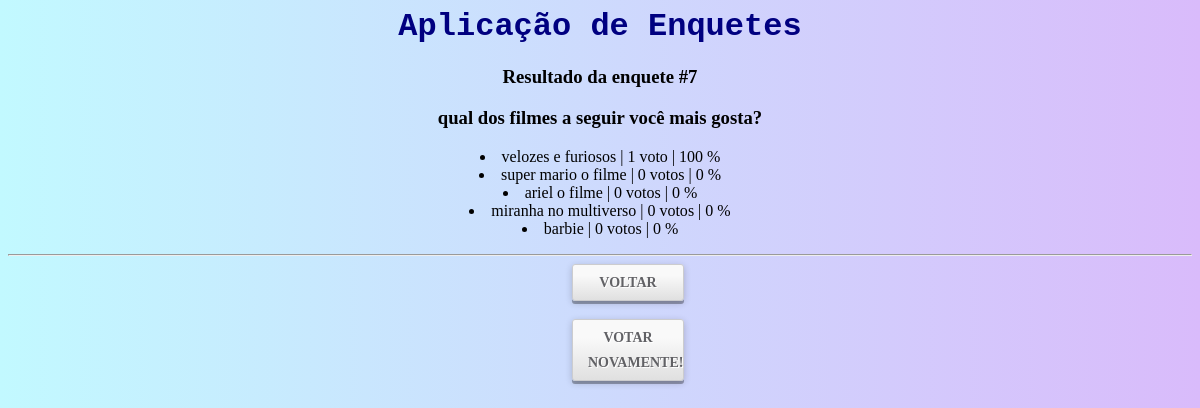
/enquete/7/resultado/, run on an earlier commit of the app's database.
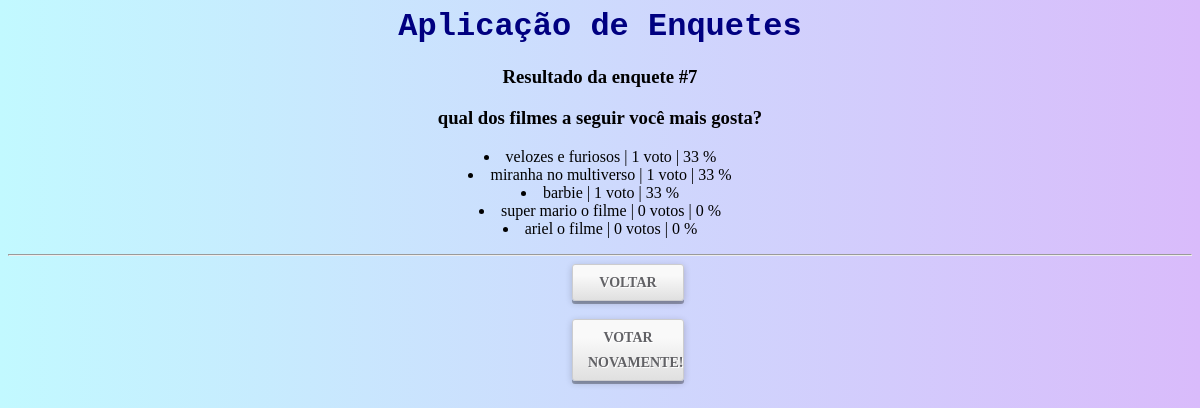
And on a later commit of the database.
### enquete/models.py (models this page shows, shortened)
class Alternativa(models.Model):
    pergunta = models.ForeignKey(Pergunta, on_delete = models.CASCADE)
    texto = models.CharField(max_length = 100)
    votos_quant = models.IntegerField(default = 0)
    def porcentagem(self):
        return (self.votos_quant / self.pergunta.total_de_votos()) * 100

class Pergunta(models.Model):
    enunciado = models.CharField(max_length = 200)
    data_pub = models.DateTimeField('data de publicação')
    data_fim = models.DateField('Data de encerramento', null = True)
    def total_de_votos(self):
        total = 0
        for alt in self.alternativa_set.all():
            total += alt.votos_quant
        return total
    def alternativas_ordenadas(self):
        return self.alternativa_set.order_by('-votos_quant')
    def pubicada_recentemente(self):
        marco_48h = timezone.now() - datetime.timedelta(hours = 48)
        agora = timezone.now()
        return marco_48h <= self.data_pub <= agora
    pubicada_recentemente.admin_order_field = 'data_pub'
    pubicada_recentemente.boolean = True
    pubicada_recentemente.short_description = 'recente?'

### enquete/views.py (the view)
class ResultadoView(View):
    def get(self, request, *args, **kwargs):
        pergunta = get_object_or_404(Pergunta, pk = kwargs['pk'])
        return render(request, 'enquete/resultado.html', {'pergunta': pergunta})

### enquete/templates/enquete/resultado.html (shortened to what this page needs)
<html>
    {% load static %}
    <head>
        <link rel="stylesheet" href="{% static 'mysite/css/style.css' %}">
    </head>
    <body>
        <h1>Aplicação de Enquetes</h1>
        <h3>Resultado da enquete #{{ pergunta.id }}</h3>
        <h3>{{ pergunta.enunciado }}</h3>
        <p>
            {% for alt in pergunta.alternativas_ordenadas %}
                <li>{{ alt.texto }} | {{ alt.votos_quant }} voto{{ alt.votos_quant | pluralize }} | {{alt.porcentagem | floatformat:0}} % </li>
            {% endfor %}
        </p>
        <hr/>
        <a class="botao01" href="{% url 'enquete:index' %}">Voltar</a> <br/>
    <a class="botao01" href="{% url 'enquete:detalhes' pergunta.id %}">Votar novamente!</a>
    </body>
</html>

What changed in the data, as far as the page shows it:
changed through a linked row, Alternativa "velozes e furiosos": porcentagem "100" → "33"
changed Alternativa "miranha no multiverso": votos_quant "0" → "1"; porcentagem "0" → "33"; votos_quant|pluralize "s" → (not shown); moves up the list
changed Alternativa "barbie": votos_quant "0" → "1"; porcentagem "0" → "33"; votos_quant|pluralize "s" → (not shown); moves up the list
